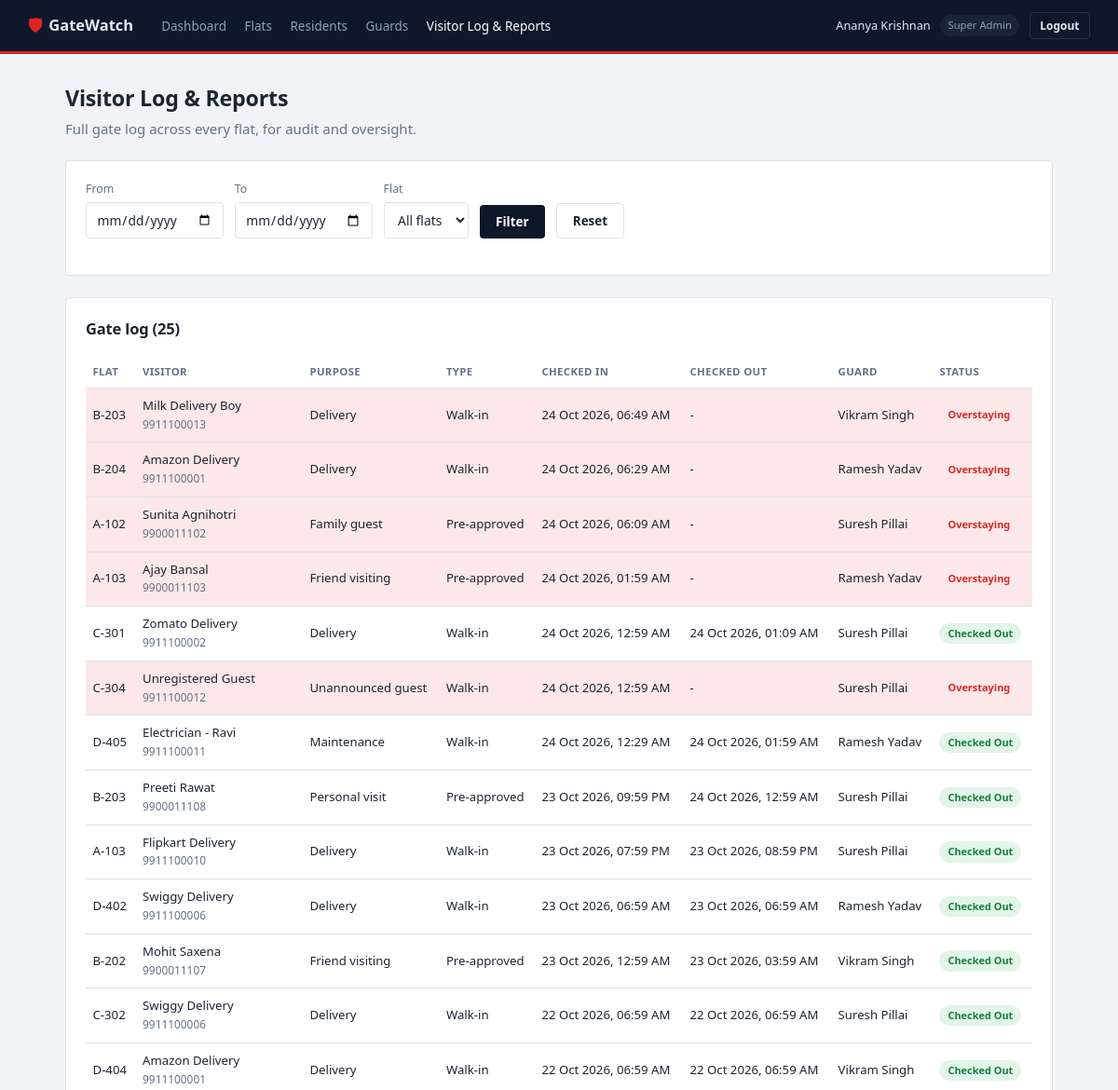
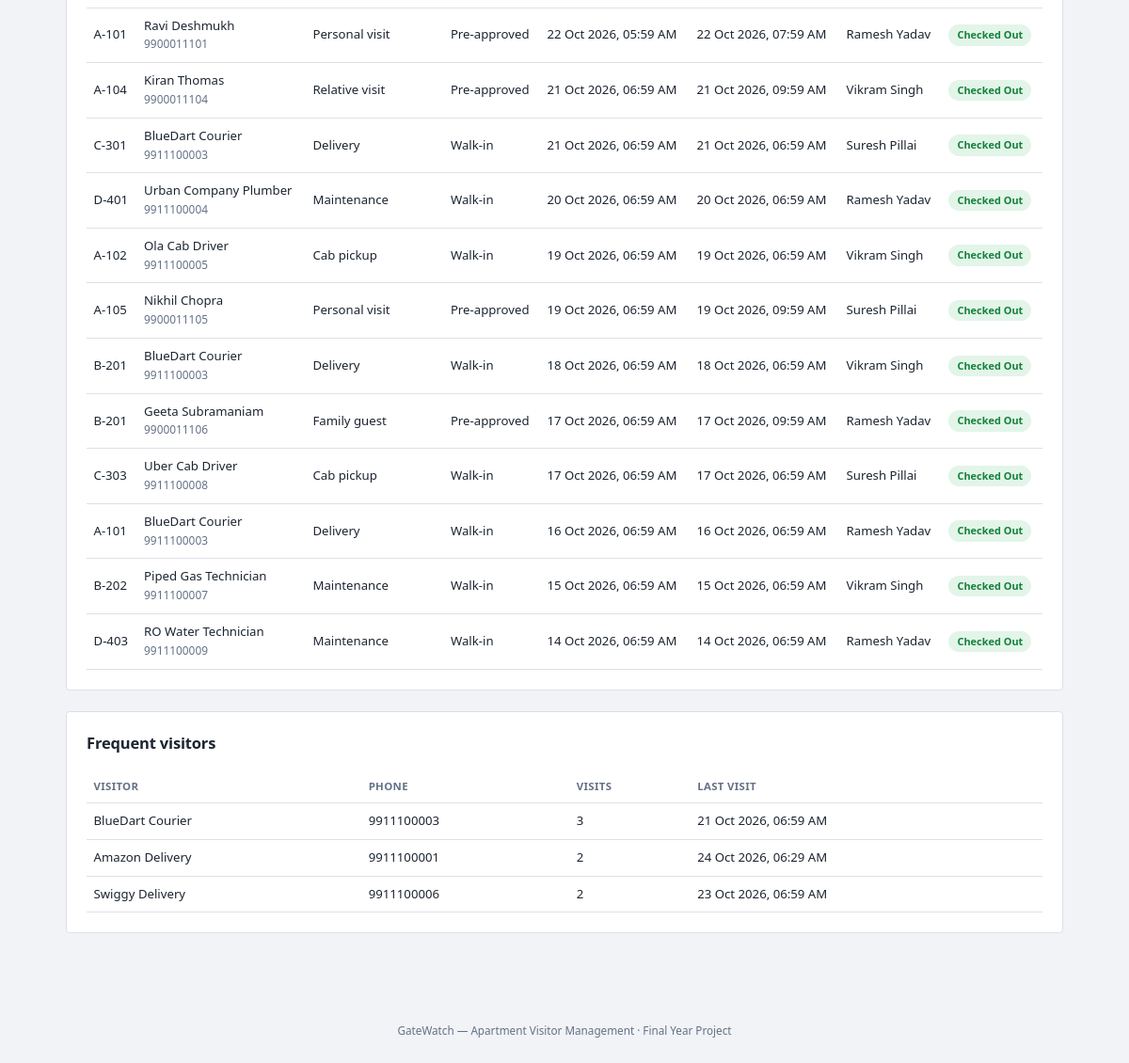
/index.php?route=admin/visitor-log (signed in), run on the app's committed database (2 pictures, top to bottom).
### tables this page shows
CREATE TABLE visitor_logs (
    id                INT AUTO_INCREMENT PRIMARY KEY,
    gate_pass_id      INT NULL,
    flat_id           INT NOT NULL,
    visitor_name      VARCHAR(100) NOT NULL,
    visitor_phone     VARCHAR(20) NULL,
    purpose           VARCHAR(255) NULL,
    photo_note        VARCHAR(255) NULL,
    checked_in_at     DATETIME NOT NULL,
    checked_in_by     INT NOT NULL,
    checked_out_at    DATETIME NULL,
    checked_out_by    INT NULL,
    created_at        TIMESTAMP NOT NULL DEFAULT CURRENT_TIMESTAMP,
    FOREIGN KEY (gate_pass_id) REFERENCES gate_passes(id) ON DELETE SET NULL,
    FOREIGN KEY (flat_id) REFERENCES flats(id),
    FOREIGN KEY (checked_in_by) REFERENCES users(id),
    FOREIGN KEY (checked_out_by) REFERENCES users(id),
    KEY idx_visitor_logs_flat (flat_id),
    KEY idx_visitor_logs_checked_out (checked_out_at),
    KEY idx_visitor_logs_checked_in_at (checked_in_at)
);

CREATE TABLE flats (
    id            INT AUTO_INCREMENT PRIMARY KEY,
    block         VARCHAR(10) NOT NULL,
    number        VARCHAR(10) NOT NULL,
    floor         INT NULL,
    created_at    TIMESTAMP NOT NULL DEFAULT CURRENT_TIMESTAMP,
    UNIQUE KEY uniq_block_number (block, number)
);

CREATE TABLE users (
    id            INT AUTO_INCREMENT PRIMARY KEY,
    name          VARCHAR(100) NOT NULL,
    email         VARCHAR(150) NOT NULL UNIQUE,
    password      VARCHAR(255) NOT NULL,
    role          ENUM('super_admin','guard','resident') NOT NULL,
    status        ENUM('active','inactive') NOT NULL DEFAULT 'active',
    created_at    TIMESTAMP NOT NULL DEFAULT CURRENT_TIMESTAMP
);

### app/controllers/AdminController.php (called while the page is built, shortened)
<?php
require_once __DIR__ . '/../models/VisitorLog.php';
class AdminController
{
    public function visitorLog(): void
    {
        $dateFrom = trim($_GET['date_from'] ?? '');
        $dateTo = trim($_GET['date_to'] ?? '');
        $flatId = (int)($_GET['flat_id'] ?? 0) ?: null;
        $logs = VisitorLog::search($dateFrom ?: null, $dateTo ?: null, $flatId);
        $frequentVisitors = VisitorLog::frequentVisitors();
        require __DIR__ . '/../views/admin/log.php';
    }
}

### public/index.php (called while the page is built, shortened)
<?php
require_once __DIR__ . '/../core/helpers.php';
require_once __DIR__ . '/../core/Database.php';
require_once __DIR__ . '/../app/models/VisitorLog.php';
require_once __DIR__ . '/../app/controllers/AdminController.php';
$router = new Router();
$router->get('login', fn() => (new AuthController())->showLogin());
$router->post('login', fn() => (new AuthController())->login());
$router->post('logout', fn() => (new AuthController())->logout());
$router->get('admin/dashboard', fn() => (new AdminController())->dashboard());
$router->get('admin/flats', fn() => (new AdminController())->flats());
$router->post('admin/flats/store', fn() => (new AdminController())->flatStore());
$router->post('admin/flats/update', fn() => (new AdminController())->flatUpdate());
$router->post('admin/flats/delete', fn() => (new AdminController())->flatDelete());
$router->get('admin/residents', fn() => (new AdminController())->residents());
$router->post('admin/residents/store', fn() => (new AdminController())->residentStore());
$router->post('admin/residents/status', fn() => (new AdminController())->residentStatus());
$router->get('admin/guards', fn() => (new AdminController())->guards());
$router->post('admin/guards/store', fn() => (new AdminController())->guardStore());
$router->post('admin/guards/status', fn() => (new AdminController())->guardStatus());
$router->get('admin/visitor-log', fn() => (new AdminController())->visitorLog());
$router->get('guard/dashboard', fn() => (new GuardController())->dashboard());
$router->get('guard/checkin', fn() => (new GuardController())->checkInForm());
$router->post('guard/checkin/lookup', fn() => (new GuardController())->lookupCode());
$router->post('guard/checkin/code', fn() => (new GuardController())->checkInByCode());
$router->post('guard/checkin/walkin', fn() => (new GuardController())->checkInWalkIn());
$router->post('guard/checkout', fn() => (new GuardController())->checkOut());
$router->get('resident/dashboard', fn() => (new ResidentController())->dashboard());
$router->get('resident/preapprove', fn() => (new ResidentController())->preapproveForm());
$router->post('resident/preapprove/store', fn() => (new ResidentController())->preapproveStore());
$router->post('resident/preapprove/cancel', fn() => (new ResidentController())->preapproveCancel());
$router->get('resident/history', fn() => (new ResidentController())->history());
$route = $_GET['route'] ?? '';
$router->dispatch($_SERVER['REQUEST_METHOD'], $route);

### core/Router.php (called while the page is built, shortened)
<?php
class Router
{
    private array $routes = ['GET' => [], 'POST' => []];
    public function get(string $route, callable $handler): void
    {
        $this->routes['GET'][$route] = $handler;
    }
    public function post(string $route, callable $handler): void
    {
        $this->routes['POST'][$route] = $handler;
    }
    public function dispatch(string $method, string $route): void
    {
        $handler = $this->routes[$method][$route] ?? null;
        try {
            $handler();
        } catch (Throwable $e) {
            error_log($e->getMessage());
            http_response_code(500);
            require __DIR__ . '/../app/views/errors/500.php';
        }
    }
}

### core/helpers.php (called while the page is built, shortened)
<?php
function e(?string $value): string
{
    return htmlspecialchars($value ?? '', ENT_QUOTES, 'UTF-8');
}
function format_datetime(?string $datetime): string
{
    $ts = strtotime($datetime);
    return $ts === false ? '-' : date('d M Y, h:i A', $ts);
}

### app/models/VisitorLog.php (called while the page is built, shortened)
<?php
require_once __DIR__ . '/../../core/Database.php';
class VisitorLog
{
    public static function search(?string $dateFrom, ?string $dateTo, ?int $flatId): array
    {
        $sql = self::baseSelect() . ' WHERE 1=1';
        $params = [];
        $sql .= ' ORDER BY vl.checked_in_at DESC LIMIT 500';
        $stmt = Database::connect()->prepare($sql);
        $stmt->execute($params);
        return $stmt->fetchAll();
    }
    public static function frequentVisitors(int $limit = 10): array
    {
        $stmt = Database::connect()->prepare(
            'SELECT visitor_name, visitor_phone, COUNT(*) AS visit_count, MAX(checked_in_at) AS last_visit
             FROM visitor_logs
             WHERE visitor_phone IS NOT NULL AND visitor_phone != ""
             GROUP BY visitor_name, visitor_phone
             HAVING COUNT(*) > 1
             ORDER BY visit_count DESC, last_visit DESC
             LIMIT ?'
        );
        $stmt->bindValue(1, $limit, PDO::PARAM_INT);
        $stmt->execute();
        return $stmt->fetchAll();
    }
    public static function overstayThreshold(array $row): int
    {
        if (!empty($row['gate_pass_id']) && !empty($row['expected_end'])) {
            return strtotime($row['expected_end']);
        }
        return strtotime($row['checked_in_at']) + self::WALKIN_MAX_STAY_HOURS * 3600;
    }
    public static function isOverstaying(array $row): bool
    {
        return empty($row['checked_out_at']) && time() > self::overstayThreshold($row);
    }
    private static function baseSelect(): string
    {
        return 'SELECT vl.*, f.block, f.number, gp.expected_end, gp.expected_start,
                        cib.name AS checked_in_by_name, cob.name AS checked_out_by_name
                 FROM visitor_logs vl
                 JOIN flats f ON f.id = vl.flat_id
                 LEFT JOIN gate_passes gp ON gp.id = vl.gate_pass_id
                 JOIN users cib ON cib.id = vl.checked_in_by
                 LEFT JOIN users cob ON cob.id = vl.checked_out_by';
    }
}

### config/database.php (called while the page is built)
<?php
return [
    'host'     => '127.0.0.1',
    'port'     => 3306,
    'database' => 'apartment_visitor_management',
    'username' => 'root',
    'password' => '',
    'charset'  => 'utf8mb4',
];

### core/Database.php (called while the page is built)
<?php
class Database
{
    private static ?PDO $instance = null;
    public static function connect(): PDO
    {
        if (self::$instance === null) {
            $config = require __DIR__ . '/../config/database.php';
            $dsn = sprintf(
                'mysql:host=%s;port=%d;dbname=%s;charset=%s',
                $config['host'],
                $config['port'],
                $config['database'],
                $config['charset']
            );
            self::$instance = new PDO($dsn, $config['username'], $config['password'], [
                PDO::ATTR_ERRMODE            => PDO::ERRMODE_EXCEPTION,
                PDO::ATTR_DEFAULT_FETCH_MODE => PDO::FETCH_ASSOC,
                PDO::ATTR_EMULATE_PREPARES   => false,
            ]);
        }
        return self::$instance;
    }
}

### app/views/admin/log.php (the view, shortened to what this page needs)
<?php $pageTitle = 'Visitor Log & Reports'; require __DIR__ . '/../partials/header.php'; require __DIR__ . '/../partials/navbar.php'; ?>
<main class="page">
    <h1>Visitor Log &amp; Reports</h1>
    <p class="page-sub">Full gate log across every flat, for audit and oversight.</p>
    <div class="card">
        <form method="GET" action="/index.php" class="filter-bar">
            <label>From <input type="date" name="date_from" value="<?= e($_GET['date_from'] ?? '') ?>"></label>
            <label>To <input type="date" name="date_to" value="<?= e($_GET['date_to'] ?? '') ?>"></label>
            <label>Flat
                <select name="flat_id">
                    <option value="">All flats</option>
                </select>
            </label>
            <button type="submit" class="btn btn-primary">Filter</button>
            <a class="btn btn-ghost" href="/index.php?route=admin/visitor-log">Reset</a>
        </form>
    </div>
    <div class="card">
        <div class="card-head"><h2>Gate log (<?= count($logs) ?>)</h2></div>
        <?php if (empty($logs)): ?>
            <p class="empty-state">No visitor entries match this filter.</p>
        <?php else: ?>
        <div class="table-scroll">
        <table class="data-table">
            <tr><th>Flat</th><th>Visitor</th><th>Purpose</th><th>Type</th><th>Checked in</th><th>Checked out</th><th>Guard</th><th>Status</th></tr>
            <?php foreach ($logs as $row): $over = VisitorLog::isOverstaying($row); ?>
                <tr class="<?= $over ? 'row-overstay' : '' ?>">
                    <td><?= e($row['block'] . '-' . $row['number']) ?></td>
                    <td><?= e($row['visitor_name']) ?><?php if (!empty($row['visitor_phone'])): ?><br><span class="muted"><?= e($row['visitor_phone']) ?></span><?php endif; ?></td>
                    <td><?= e($row['purpose'] ?? '-') ?></td>
                    <td><?= $row['gate_pass_id'] ? 'Pre-approved' : 'Walk-in' ?></td>
                    <td><?= format_datetime($row['checked_in_at']) ?></td>
                    <td><?= $row['checked_out_at'] ? format_datetime($row['checked_out_at']) : '-' ?></td>
                    <td><?= e($row['checked_in_by_name']) ?></td>
                    <td>
                        <?php if (!$row['checked_out_at'] && $over): ?><span class="badge badge-overstay">Overstaying</span>
                        <?php elseif (!$row['checked_out_at']): ?><span class="badge badge-inside">Inside</span>
                        <?php else: ?><span class="badge badge-checked_out">Checked out</span><?php endif; ?>
                    </td>
                </tr>
            <?php endforeach; ?>
        </table>
        </div>
        <?php endif; ?>
    </div>
    <div class="card">
        <div class="card-head"><h2>Frequent visitors</h2></div>
        <?php if (empty($frequentVisitors)): ?>
            <p class="empty-state">Not enough repeat visits yet to surface a frequent-visitor list.</p>
        <?php else: ?>
        <div class="table-scroll">
        <table class="data-table">
            <tr><th>Visitor</th><th>Phone</th><th>Visits</th><th>Last visit</th></tr>
            <?php foreach ($frequentVisitors as $fv): ?>
                <tr>
                    <td><?= e($fv['visitor_name']) ?></td>
                    <td><?= e($fv['visitor_phone']) ?></td>
                    <td><?= (int)$fv['visit_count'] ?></td>
                    <td><?= format_datetime($fv['last_visit']) ?></td>
                </tr>
            <?php endforeach; ?>
        </table>
        </div>
        <?php endif; ?>
    </div>
</main>
<?php require __DIR__ . '/../partials/footer.php'; ?>

### public/assets/css/style.css (style rules this page uses)
:root { --bg: #f1f3f6; --bg-elevated: #ffffff; --bg-card: #ffffff; --border: #dde1e7; --text: #1c2531; --text-muted: #647186; --accent: #dc2626; --accent-dark: #b91c1c; --accent-contrast: #ffffff; --slate: #0f172a; --slate-elevated: #1a2436; --slate-border: #2a3648; --slate-text: #e6eaf0; --slate-text-muted: #93a0b4; --danger: #dc2626; --danger-bg: #fce8e8; --success: #15803d; --success-bg: #e2f5e8; --warning: #b45309; --warning-bg: #fdf1dc; --info: #475569; --info-bg: #eaedf1; --radius: 4px; --font: 'Segoe UI', system-ui, -apple-system, Roboto, sans-serif; --mono: 'Consolas', 'SFMono-Regular', Menlo, monospace; }
* { box-sizing: border-box; }
html, body { margin: 0; padding: 0; background: var(--bg); color: var(--text); font-family: var(--font); font-size: 15px; line-height: 1.5; }
a { color: var(--accent); text-decoration: none; }
h1, h2, h3 { font-weight: 600; margin: 0 0 0.5em; letter-spacing: -0.01em; }
h1 { font-size: 1.55rem; }
h2 { font-size: 1.1rem; }
.muted { color: var(--text-muted); font-size: 0.9em; }
.btn { display: inline-block; padding: 0.55rem 1.1rem; border-radius: var(--radius); border: 1px solid transparent; font-size: 0.9rem; font-weight: 600; cursor: pointer; font-family: inherit; }
.btn-primary { background: var(--slate); color: #fff; }
.btn-ghost { background: transparent; color: var(--text); border-color: var(--border); }
.page { max-width: 1120px; margin: 0 auto; padding: 2rem; }
.page-sub { color: var(--text-muted); margin-top: -0.5rem; margin-bottom: 1.5rem; }
.card { background: var(--bg-card); border: 1px solid var(--border); border-radius: var(--radius); padding: 1.4rem; margin-bottom: 1.5rem; }
.card-head { display: flex; align-items: center; justify-content: space-between; margin-bottom: 1rem; gap: 1rem; flex-wrap: wrap; }
.card-head h1, .card-head h2 { margin: 0; }
.data-table { width: 100%; border-collapse: collapse; font-size: 0.88rem; }
.data-table th, .data-table td { text-align: left; padding: 0.6rem 0.5rem; border-bottom: 1px solid var(--border); }
.data-table th { color: var(--text-muted); font-weight: 600; font-size: 0.76rem; text-transform: uppercase; letter-spacing: 0.03em; }
.data-table tr.row-overstay { background: var(--danger-bg); }
.table-scroll { overflow-x: auto; }
.badge { display: inline-block; padding: 0.2rem 0.6rem; border-radius: 12px; font-size: 0.73rem; font-weight: 600; text-transform: capitalize; white-space: nowrap; }
.badge-active, .badge-used, .badge-checked_out { background: var(--success-bg); color: var(--success); }
.badge-expired, .badge-overstay { background: var(--danger-bg); color: var(--danger); }
input[type=text], input[type=email], input[type=password], input[type=number], input[type=tel], input[type=datetime-local], input[type=date], select, textarea { background: var(--bg-elevated); border: 1px solid var(--border); border-radius: var(--radius); color: var(--text); padding: 0.55rem 0.7rem; font-family: inherit; font-size: 0.92rem; }
.filter-bar { display: flex; gap: 0.8rem; align-items: flex-end; flex-wrap: wrap; margin-bottom: 1.2rem; }
.filter-bar label { display: flex; flex-direction: column; gap: 0.3rem; font-size: 0.82rem; color: var(--text-muted); }

### data on the page
visitor_logs: flat.number "B-203", visitor_name "Milk Delivery Boy", visitor_phone "9911100013", purpose "Delivery", shows "Walk-in", checked_in_at "24 Oct 2026, 06:49 AM", checked_in_by.name "Vikram Singh", shows "Overstaying"
visitor_logs: flat.number "B-204", visitor_name "Amazon Delivery", visitor_phone "9911100001", purpose "Delivery", shows "Walk-in", checked_in_at "24 Oct 2026, 06:29 AM", checked_in_by.name "Ramesh Yadav", shows "Overstaying"
visitor_logs: flat.number "A-102", visitor_name "Sunita Agnihotri", visitor_phone "9900011102", purpose "Family guest", shows "Pre-approved", checked_in_at "24 Oct 2026, 06:09 AM", checked_in_by.name "Suresh Pillai", shows "Overstaying"
visitor_logs: flat.number "A-103", visitor_name "Ajay Bansal", visitor_phone "9900011103", purpose "Friend visiting", shows "Pre-approved", checked_in_at "24 Oct 2026, 01:59 AM", checked_in_by.name "Ramesh Yadav", shows "Overstaying"
visitor_logs: flat.number "C-301", visitor_name "Zomato Delivery", visitor_phone "9911100002", purpose "Delivery", shows "Walk-in", checked_in_at "24 Oct 2026, 12:59 AM", checked_out_at "24 Oct 2026, 01:09 AM", checked_in_by.name "Suresh Pillai", shows "Checked Out"
visitor_logs: flat.number "C-304", visitor_name "Unregistered Guest", visitor_phone "9911100012", purpose "Unannounced guest", shows "Walk-in", checked_in_at "24 Oct 2026, 12:59 AM", checked_in_by.name "Suresh Pillai", shows "Overstaying"
visitor_logs: flat.number "D-405", visitor_name "Electrician - Ravi", visitor_phone "9911100011", purpose "Maintenance", shows "Walk-in", checked_in_at "24 Oct 2026, 12:29 AM", checked_out_at "24 Oct 2026, 01:59 AM", checked_in_by.name "Ramesh Yadav", shows "Checked Out"
visitor_logs: flat.number "B-203", visitor_name "Preeti Rawat", visitor_phone "9900011108", purpose "Personal visit", shows "Pre-approved", checked_in_at "23 Oct 2026, 09:59 PM", checked_out_at "24 Oct 2026, 12:59 AM", checked_in_by.name "Suresh Pillai", shows "Checked Out"
visitor_logs: flat.number "A-103", visitor_name "Flipkart Delivery", visitor_phone "9911100010", purpose "Delivery", shows "Walk-in", checked_in_at "23 Oct 2026, 07:59 PM", checked_out_at "23 Oct 2026, 08:59 PM", checked_in_by.name "Suresh Pillai", shows "Checked Out"
visitor_logs: flat.number "D-402", visitor_name "Swiggy Delivery", visitor_phone "9911100006", purpose "Delivery", shows "Walk-in", checked_in_at "23 Oct 2026, 06:59 AM", checked_out_at "23 Oct 2026, 06:59 AM", checked_in_by.name "Ramesh Yadav", shows "Checked Out"
visitor_logs: flat.number "B-202", visitor_name "Mohit Saxena", visitor_phone "9900011107", purpose "Friend visiting", shows "Pre-approved", checked_in_at "23 Oct 2026, 12:59 AM", checked_out_at "23 Oct 2026, 03:59 AM", checked_in_by.name "Vikram Singh", shows "Checked Out"
visitor_logs: flat.number "C-302", visitor_name "Swiggy Delivery", visitor_phone "9911100006", purpose "Delivery", shows "Walk-in", checked_in_at "22 Oct 2026, 06:59 AM", checked_out_at "22 Oct 2026, 06:59 AM", checked_in_by.name "Suresh Pillai", shows "Checked Out"
visitor_logs: flat.number "D-404", visitor_name "Amazon Delivery", visitor_phone "9911100001", purpose "Delivery", shows "Walk-in", checked_in_at "22 Oct 2026, 06:59 AM", checked_out_at "22 Oct 2026, 06:59 AM", checked_in_by.name "Vikram Singh", shows "Checked Out"
visitor_logs: flat.number "A-101", visitor_name "Ravi Deshmukh", visitor_phone "9900011101", purpose "Personal visit", shows "Pre-approved", checked_in_at "22 Oct 2026, 05:59 AM", checked_out_at "22 Oct 2026, 07:59 AM", checked_in_by.name "Ramesh Yadav", shows "Checked Out"
visitor_logs: flat.number "A-104", visitor_name "Kiran Thomas", visitor_phone "9900011104", purpose "Relative visit", shows "Pre-approved", checked_in_at "21 Oct 2026, 06:59 AM", checked_out_at "21 Oct 2026, 09:59 AM", checked_in_by.name "Vikram Singh", shows "Checked Out"
visitor_logs: flat.number "C-301", visitor_name "BlueDart Courier", visitor_phone "9911100003", purpose "Delivery", shows "Walk-in", checked_in_at "21 Oct 2026, 06:59 AM", checked_out_at "21 Oct 2026, 06:59 AM", checked_in_by.name "Suresh Pillai", shows "Checked Out"
visitor_logs: flat.number "D-401", visitor_name "Urban Company Plumber", visitor_phone "9911100004", purpose "Maintenance", shows "Walk-in", checked_in_at "20 Oct 2026, 06:59 AM", checked_out_at "20 Oct 2026, 06:59 AM", checked_in_by.name "Ramesh Yadav", shows "Checked Out"
visitor_logs: flat.number "A-102", visitor_name "Ola Cab Driver", visitor_phone "9911100005", purpose "Cab pickup", shows "Walk-in", checked_in_at "19 Oct 2026, 06:59 AM", checked_out_at "19 Oct 2026, 06:59 AM", checked_in_by.name "Vikram Singh", shows "Checked Out"
visitor_logs: flat.number "A-105", visitor_name "Nikhil Chopra", visitor_phone "9900011105", purpose "Personal visit", shows "Pre-approved", checked_in_at "19 Oct 2026, 06:59 AM", checked_out_at "19 Oct 2026, 09:59 AM", checked_in_by.name "Suresh Pillai", shows "Checked Out"
visitor_logs: flat.number "B-201", visitor_name "BlueDart Courier", visitor_phone "9911100003", purpose "Delivery", shows "Walk-in", checked_in_at "18 Oct 2026, 06:59 AM", checked_out_at "18 Oct 2026, 06:59 AM", checked_in_by.name "Vikram Singh", shows "Checked Out"
visitor_logs: flat.number "B-201", visitor_name "Geeta Subramaniam", visitor_phone "9900011106", purpose "Family guest", shows "Pre-approved", checked_in_at "17 Oct 2026, 06:59 AM", checked_out_at "17 Oct 2026, 09:59 AM", checked_in_by.name "Ramesh Yadav", shows "Checked Out"
visitor_logs: flat.number "C-303", visitor_name "Uber Cab Driver", visitor_phone "9911100008", purpose "Cab pickup", shows "Walk-in", checked_in_at "17 Oct 2026, 06:59 AM", checked_out_at "17 Oct 2026, 06:59 AM", checked_in_by.name "Suresh Pillai", shows "Checked Out"
visitor_logs: flat.number "A-101", visitor_name "BlueDart Courier", visitor_phone "9911100003", purpose "Delivery", shows "Walk-in", checked_in_at "16 Oct 2026, 06:59 AM", checked_out_at "16 Oct 2026, 06:59 AM", checked_in_by.name "Ramesh Yadav", shows "Checked Out"
visitor_logs: flat.number "B-202", visitor_name "Piped Gas Technician", visitor_phone "9911100007", purpose "Maintenance", shows "Walk-in", checked_in_at "15 Oct 2026, 06:59 AM", checked_out_at "15 Oct 2026, 06:59 AM", checked_in_by.name "Vikram Singh", shows "Checked Out"
visitor_logs: flat.number "D-403", visitor_name "RO Water Technician", visitor_phone "9911100009", purpose "Maintenance", shows "Walk-in", checked_in_at "14 Oct 2026, 06:59 AM", checked_out_at "14 Oct 2026, 06:59 AM", checked_in_by.name "Ramesh Yadav", shows "Checked Out"

### other printed values
$label "Dashboard"
$label "Flats"
$label "Residents"
$label "Guards"
$label "Visitor Log & Reports"
Auth::name() "Ananya Krishnan"
str_replace('_', ' ', $role) "Super Admin"
count($logs) "25"
$fv['visitor_name'] "BlueDart Courier"
$fv['visitor_phone'] "9911100003"
$fv['visit_count'] "3"
format_datetime($fv['last_visit']) "21 Oct 2026, 06:59 AM"
$fv['visitor_name'] "Amazon Delivery"
$fv['visitor_phone'] "9911100001"
$fv['visit_count'] "2"
